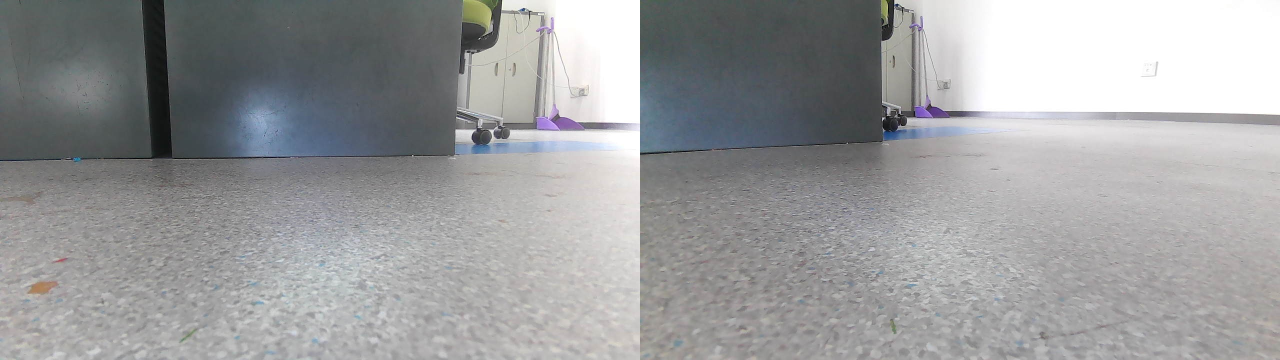
#> input picture services/track/test_stereo.jpg, 2560 x 720 px (shown at 1/2 size)
$ python -i calibrate_sift_visual.py   (imports and definitions only)
#> lines starting #> are read from the running program, lines starting #| are printed output that depends on the picture
"""Cross-batch SIFT/RANSAC calibration for permanent inspection photos."""

from __future__ import annotations

import argparse
import json
from pathlib import Path

import cv2
import numpy as np


# [9 lines left out: function _image_paths, not called in this run]


def _features(path: Path):
#> called with path = '../../services/track/test_stereo.jpg'
    image = cv2.imread(str(path), cv2.IMREAD_GRAYSCALE)
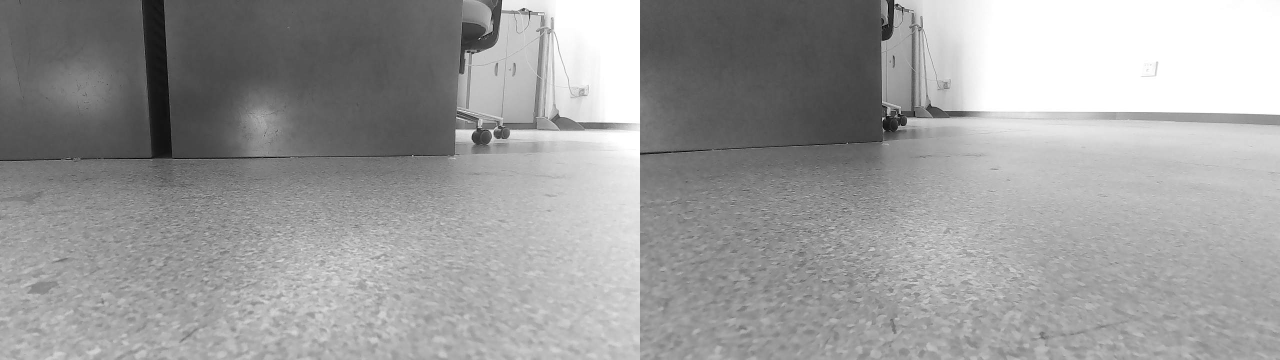
#> image: shape (720, 2560) (shown at 1/2 size); min 0, max 255, mean 156.3
    if image is None:
        return [], None
    maximum = max(image.shape)
#> maximum = 2560
    if maximum > 960:
        scale = 960.0 / maximum
#> scale = 0.375
        image = cv2.resize(image, None, fx=scale, fy=scale, interpolation=cv2.INTER_AREA)
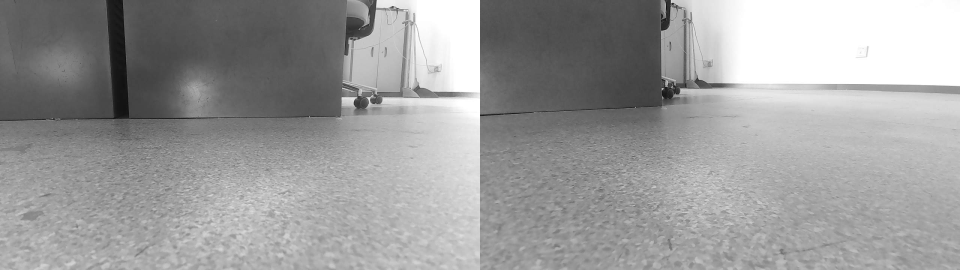
#> image: shape (270, 960); min 14, max 255, mean 156.3
    image = cv2.createCLAHE(clipLimit=2.0, tileGridSize=(8, 8)).apply(image)
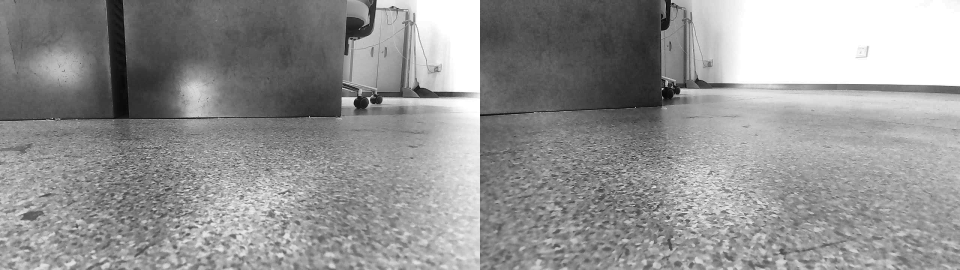
#> image: shape (270, 960); min 7, max 255, mean 148.1
    detector = cv2.SIFT_create(nfeatures=2200, contrastThreshold=0.025, edgeThreshold=12)
    return detector.detectAndCompute(image, None)


# [100 lines left out: functions _compare, _place_score, main, not called in this run]


# [2 lines not run here, left out]

>>> result = _features('../../services/track/test_stereo.jpg')
